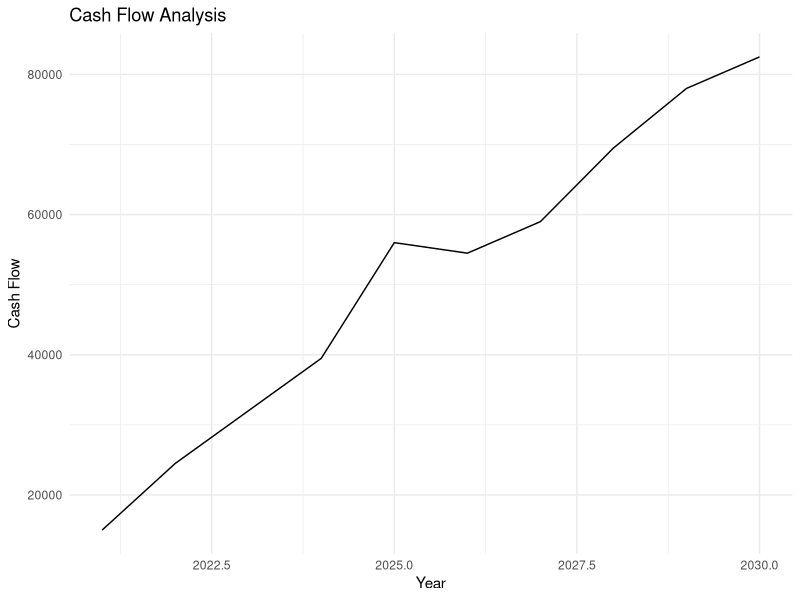
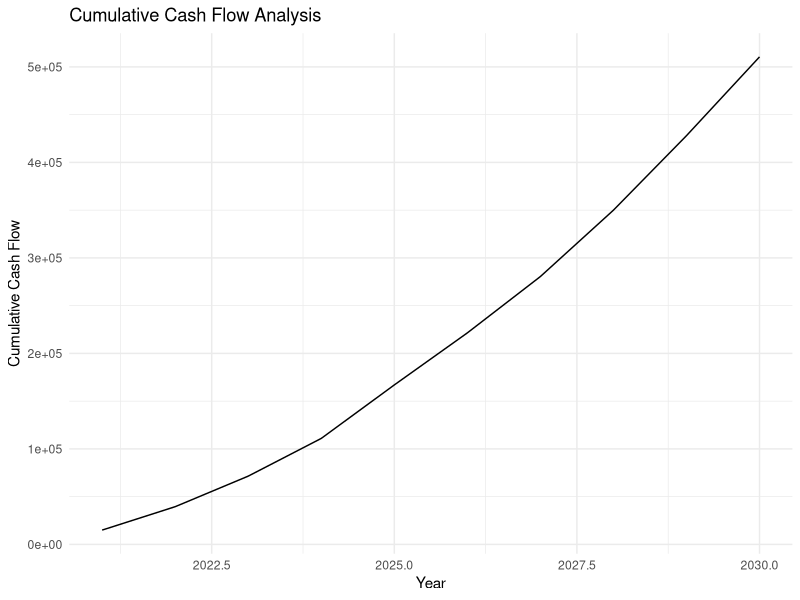

Source code (R) for these figures, in order:
## ---- chunk 1
library(dplyr)
library(ggplot2)
## ---- chunk 2
# Load the cash flow data
cash_flow_data <- read.csv("cashflow_energy.csv")
## ---- chunk 3
head(cash_flow_data)
## ---- chunk 4
cash_flow_data <- cash_flow_data %>%
  mutate(CashFlow = Revenue - OperatingExpenses - CapitalExpenditures - WorkingCapital)
## ---- chunk 5
ggplot(cash_flow_data, aes(x = Year, y = CashFlow)) +
  geom_line() +
  labs(x = "Year", y = "Cash Flow", title = "Cash Flow Analysis") +
  theme_minimal()
## ---- chunk 6
cash_flow_data <- cash_flow_data %>%
  mutate(CumulativeCashFlow = cumsum(CashFlow))
## ---- chunk 7
ggplot(cash_flow_data, aes(x = Year, y = CumulativeCashFlow)) +
  geom_line() +
  labs(x = "Year", y = "Cumulative Cash Flow", title = "Cumulative Cash Flow Analysis") +
  theme_minimal()
## ---- chunk 8
discount_rate <- 0.10

npv <- sum(cash_flow_data$CashFlow / (1 + discount_rate)^(cash_flow_data$Year - min(cash_flow_data$Year)))
## ---- chunk 9
cat("Cash Flow Analysis Results:\n")
print(cash_flow_data)
## ---- chunk 10
cat("\nNet Present Value (NPV):\n")
print(npv)
